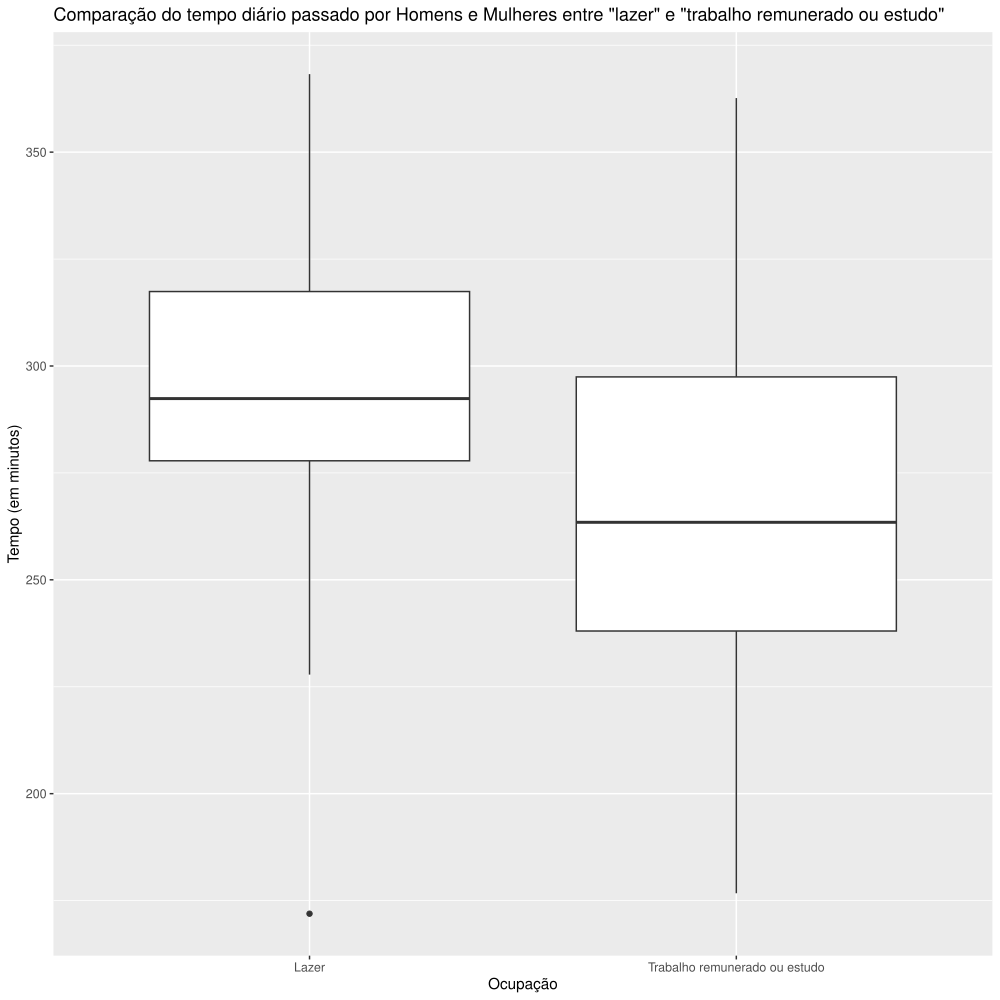

R code for this plot:
# Load required packages
library(dplyr)
library(ggplot2)

# Set path where all data is located
setwd('/Users/pimpao/Library/CloudStorage/OneDrive-Personal/Code/R/Projeto PE 22_23/pergunta_2')

# Read data from csv file
# Não tenho a certeza se este link é igual para o grupo todo ou não
data <- read.csv('TIME_USE_24092022.csv')

# Filter the data to remove all data from South Africa, once it is incomplete
filtered_data <- filter(data, !País %in% c("África do Sul"))

# Create a subset of data for women in Personal care and unpaid work
total_data <- filter(filtered_data, Sexo == "Total", 
                     Ocupação %in% c("Lazer", "Trabalho remunerado ou estudo"))

# Call the pdf command to start the plot - with the directory i want to save in + plot width + plot height (both in inches)
pdf(file='/Users/pimpao/Library/CloudStorage/OneDrive-Personal/Code/R/Projeto PE 22_23/pergunta_2/Rplot.pdf', width = 10, height = 10)

# Create a boxplot with two facets to compare the two occupations
ggplot(total_data, aes(x = Ocupação, y = Tempo)) +
  geom_boxplot() +
  labs(title = 'Comparação do tempo diário passado por Homens e Mulheres entre "lazer" e "trabalho remunerado ou estudo"',
       x = "Ocupação", y = "Tempo (em minutos)")

dev.off()
